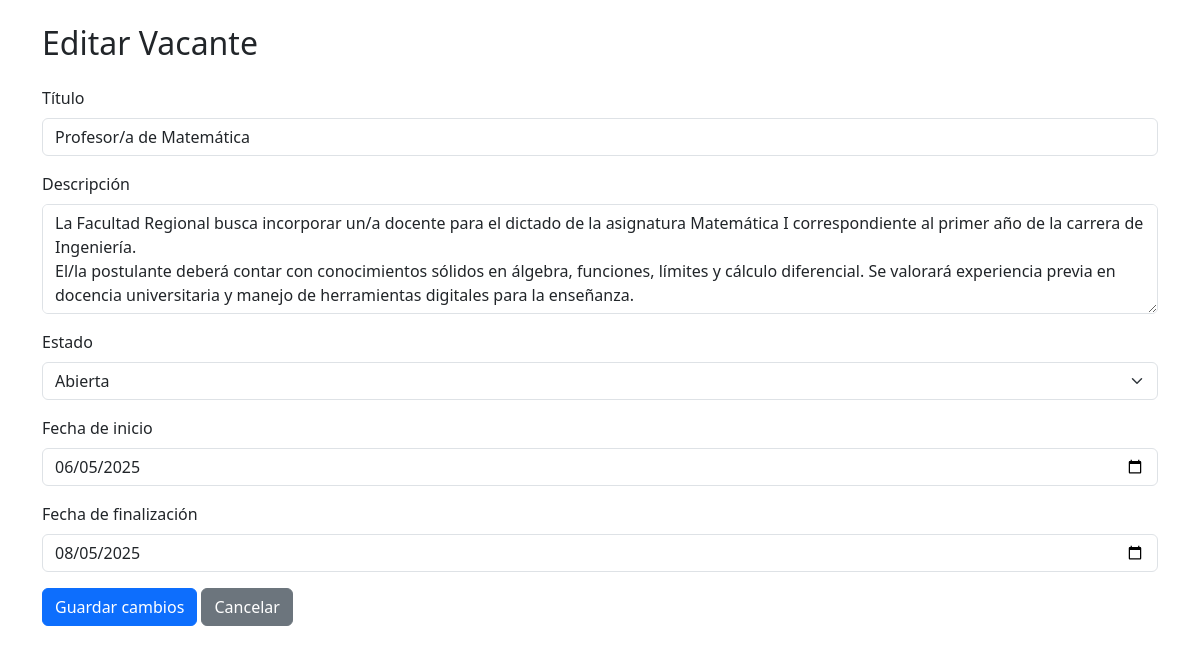
The app's page /php/editar_vacante.php?id=1, older data.
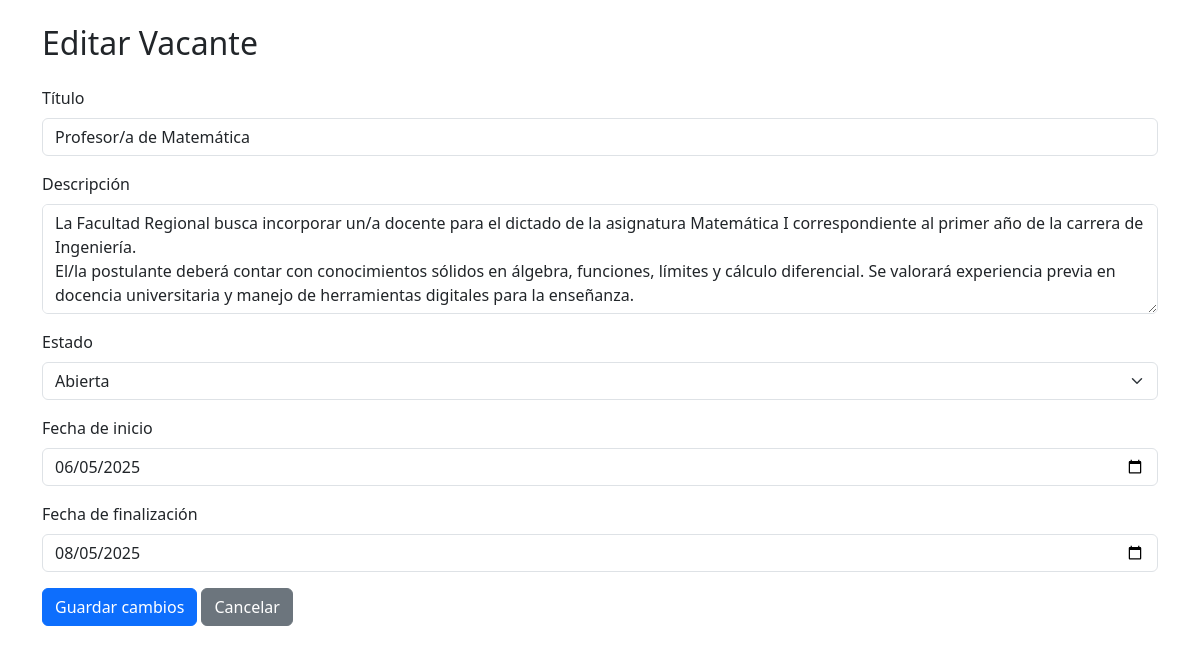
The same page, newer data.
### tables this page shows
CREATE TABLE `vacante` (
  `ID` int(11) NOT NULL,
  `estado` varchar(256) NOT NULL,
  `descripcion` varchar(525) NOT NULL,
  `fecha_ini` date NOT NULL,
  `fecha_fin` date NOT NULL,
  `titulo` varchar(150) NOT NULL,
  `ID_Jefe` int(11) NOT NULL
);

### php/editar_vacante.php (the view, shortened to what this page needs)
<?php
require('conection.php');
$id = $_GET['id'];
$sql = "SELECT * FROM vacante WHERE ID = ?";
$stmt = mysqli_prepare($conn, $sql);
mysqli_stmt_bind_param($stmt, "i", $id);
mysqli_stmt_execute($stmt);
$resultado = mysqli_stmt_get_result($stmt);
$vacante = mysqli_fetch_assoc($resultado);
?>
<!DOCTYPE html>
<html lang="es">
<head>
  <link href="https://cdn.jsdelivr.net/npm/bootstrap@5.3.3/dist/css/bootstrap.min.css" rel="stylesheet">
</head>
<body class="container py-4">
  <h2 class="mb-4">Editar Vacante</h2>
  <form method="POST" action="">
    <div class="mb-3">
      <label class="form-label">Título</label>
      <input type="text" name="titulo" class="form-control" value="<?= htmlspecialchars($vacante['titulo']) ?>" required>
    </div>
    <div class="mb-3">
      <label class="form-label">Descripción</label>
      <textarea name="descripcion" class="form-control" rows="4" required><?= htmlspecialchars($vacante['descripcion']) ?></textarea>
    </div>
    <div class="mb-3">
      <label class="form-label">Estado</label>
      <select name="estado" class="form-select" required>
        <option value="abierta" <?= $vacante['estado'] === 'abierta' ? 'selected' : '' ?>>Abierta</option>
      </select>
    </div>
    <div class="mb-3">
      <label class="form-label">Fecha de inicio</label>
      <input type="date" name="fecha_ini" class="form-control" value="<?= $vacante['fecha_ini'] ?>" required>
    </div>
    <div class="mb-3">
      <label class="form-label">Fecha de finalización</label>
      <input type="date" name="fecha_fin" class="form-control" value="<?= $vacante['fecha_fin'] ?>" required>
    </div>
    <button type="submit" class="btn btn-primary">Guardar cambios</button>
    <a href="vacantes.php" class="btn btn-secondary">Cancelar</a>
  </form>
</body>
</html>

Row changes from the older to the newer data that the page shows:
changed vacante "Profesor/a de Matemática": estado "Abierta" → (not shown)
Text that changed along with them:
form field estado: (not shown) → "Abierta"
